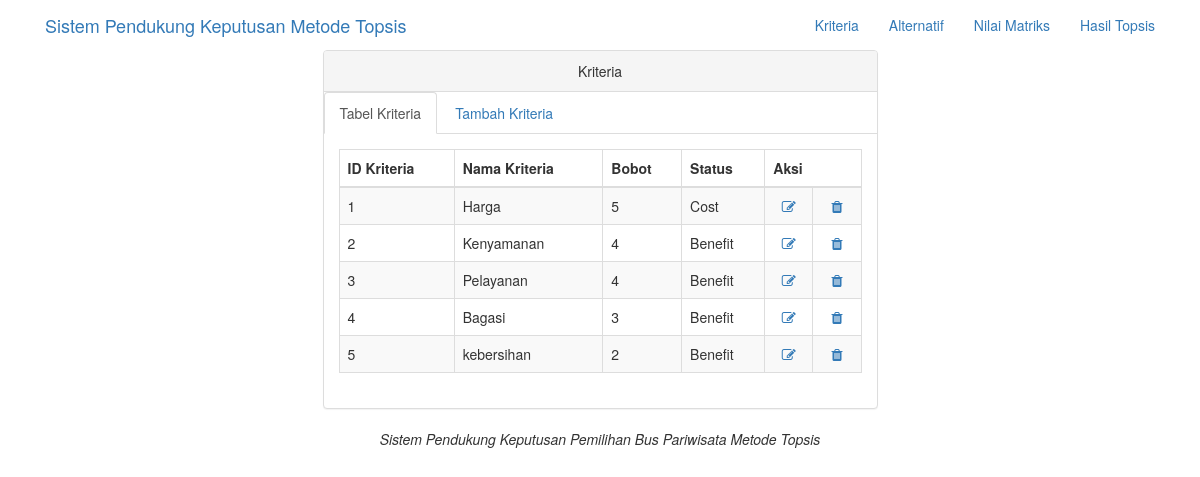
Page /Spk-Topsis-Bus/kriteria.php on the committed database.
### tables this page shows
CREATE TABLE `tab_kriteria` (
  `id_kriteria` varchar(10) NOT NULL,
  `nama_kriteria` varchar(50) NOT NULL,
  `bobot` float NOT NULL,
  `status` varchar(20) NOT NULL
);

### Spk-Topsis-Bus/kriteria.php (the view, shortened to what this page needs)
<?php
include ("koneksi.php");
 ?>
<!DOCTYPE html>
<html>
  <head>
    <link href="tampilan/css/bootstrap.min.css" rel="stylesheet">
    <link href="tampilan/font-awesome/css/font-awesome.min.css" rel="stylesheet" type="text/css">
  </head>
  <body>
    <nav class="">
      <div class="container">
        <div class="navbar-header">
          <a class="navbar-brand" href="index.php">Sistem Pendukung Keputusan Metode Topsis</a>
        </div>
        <div class="collapse navbar-collapse">
          <ul class="nav navbar-nav navbar-right">
            <li>
              <a href="kriteria.php">Kriteria</a>
            </li>
            <li>
              <a href="alternatif.php">Alternatif</a>
            </li>
            <li>
              <a href="nilmat.php">Nilai Matriks</a>
            </li>
            <li>
              <a href="hastop.php">Hasil Topsis</a>
            </li>
          </ul>
        </div>
      </div>
    </nav>
    <div class="container">
      <div class="row">
        <div class="col-lg-6 col-lg-offset-3">
            <div class="panel panel-default">
                <div class="panel-heading text-center">
                    Kriteria
                </div>
                <ul class="nav nav-tabs">
                    <li class="active">
                      <a href="kriteria.php" data-toggle="tab">Tabel Kriteria</a>
                    </li>
                    <li>
                      <a href="kriteriatambah.php" data-toggle="tab">Tambah Kriteria</a>
                    </li>
                </ul>
                <div class="panel-body">
                    <div class="tab-content">
                      <div class="">
                        <table class="table table-striped table-bordered table-hover">
                          <thead>
                            <tr>
                              <th>ID Kriteria</th>
                              <th>Nama Kriteria</th>
                              <th>Bobot</th>
                              <th>Status</th>
                              <th colspan="3">Aksi</th>
                            </tr>
                          </thead>
                          <tbody>
                            <?php
                            $sql = $koneksi->query('SELECT * FROM tab_kriteria');
                            while ($row = $sql->fetch_array()) {
                            ?>
                            <tr>
                              <td><?php echo $row[0] ?></td>
                              <td><?php echo $row[1] ?></td>
                              <td><?php echo $row[2] ?></td>
                              <td><?php echo $row[3] ?></td>
                              <td align="center">
                                <a href="editkriteria.php?id_kriteria=<?php echo $row['id_kriteria'] ?>"> <i class="fa fa-edit fa-fw"></i>
                                </td>
                              <td align="center">
                                <a href="hapuskriteria.php?id_kriteria=<?php echo $row['id_kriteria'] ?>"> <i class="fa fa-trash fa-fw"></i>
                                </td>
                            </tr>
                            <?php } ?>
                          </tbody>
                        </table>
                      </div>
                    </div>
                </div>
            </div>
        </div>
      </div>
    </div>
    <footer class="text-center">
      <div class="footer-below">
        <div class="container">
          <div class="row">
            <div class="col-lg-12">
                            <em>Sistem Pendukung Keputusan Pemilihan Bus Pariwisata Metode Topsis</em>
            </div>
          </div>
        </div>
      </div>
    </footer>
  </body>
</html>

### rows in the picture
tab_kriteria: id_kriteria "1", nama_kriteria "Harga", bobot "5", status "Cost"
tab_kriteria: id_kriteria "2", nama_kriteria "Kenyamanan", bobot "4", status "Benefit"
tab_kriteria: id_kriteria "3", nama_kriteria "Pelayanan", bobot "4", status "Benefit"
tab_kriteria: id_kriteria "4", nama_kriteria "Bagasi", bobot "3", status "Benefit"
tab_kriteria: id_kriteria "5", nama_kriteria "kebersihan", bobot "2", status "Benefit"
